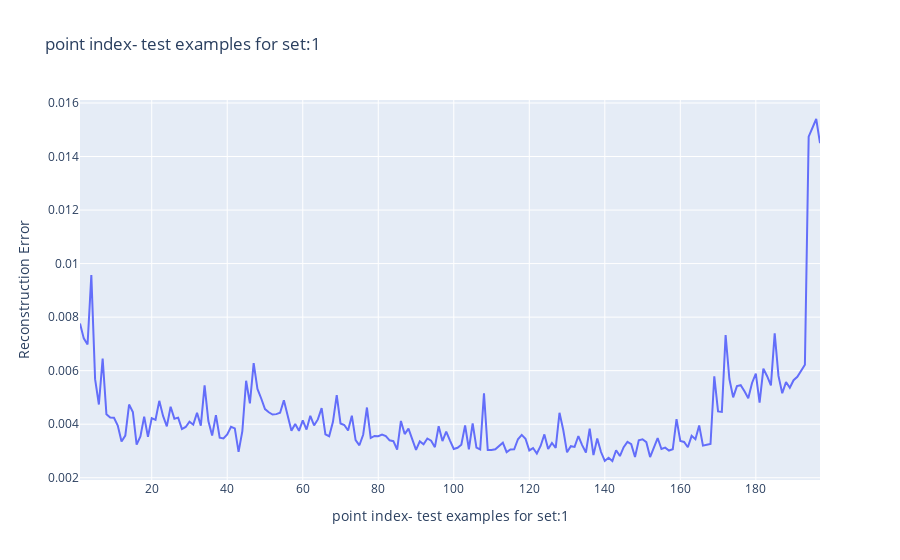
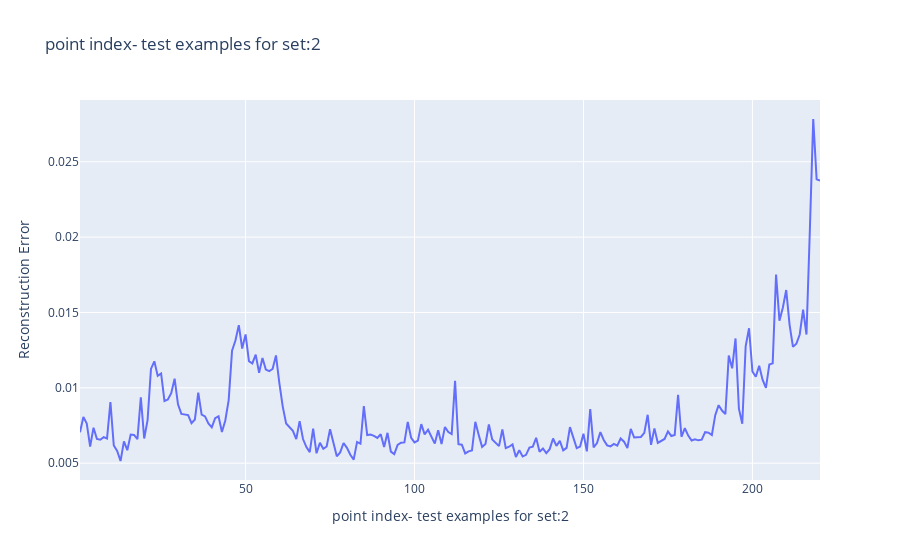
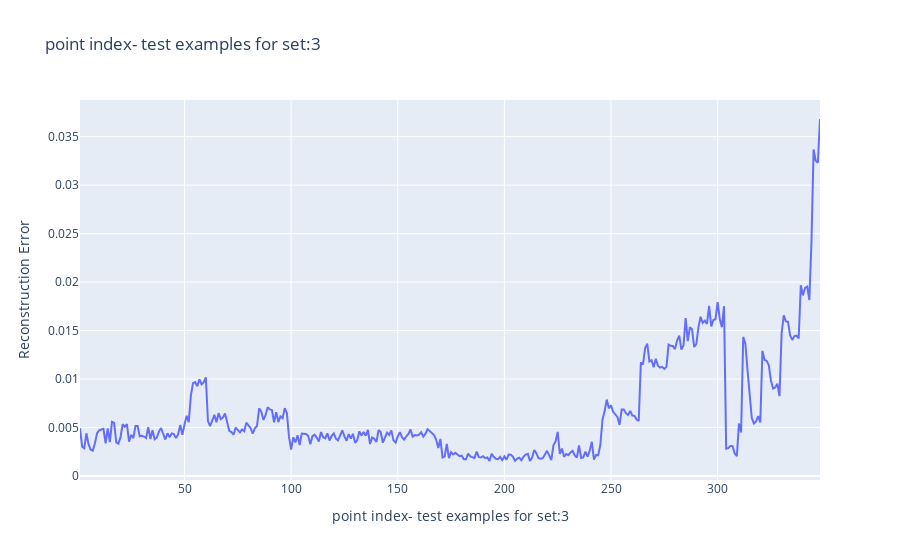
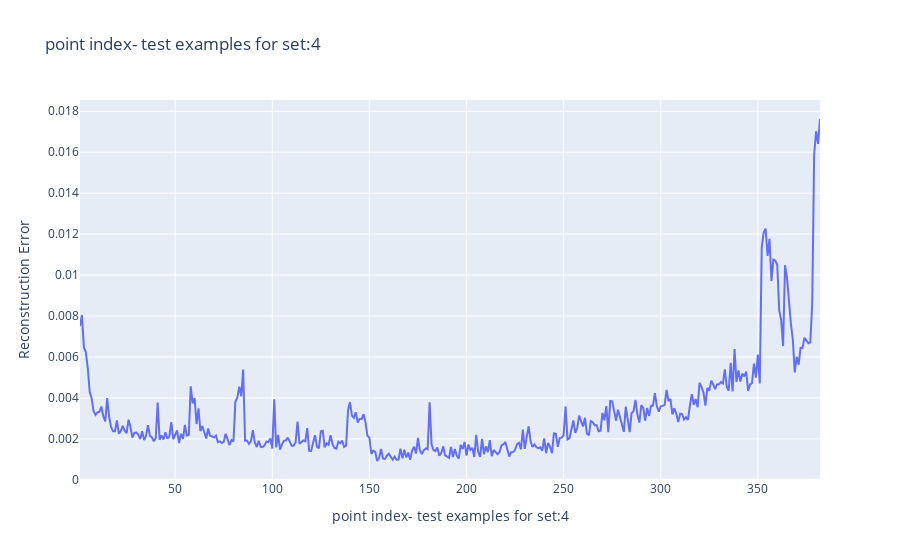

Notebook code cell kept with these figures, in order:
### Code cell
print("TESTING-1 plots")
# plotting
for i in range(1,14):
    plt.title("errors")
    plt.xlabel("point index- test examples for set:"+str(i))
    plt.ylabel("Reconstruction Error")
    plt.plot(x_1['Test1'+str(i)+'b'], mse_1['Test1'+str(i)+'b'], color ="green")
    plt.show()
    fig = px.line(x=x_1['Test1'+str(i)+'b'], y=mse_1['Test1'+str(i)+'b'], title="point index- test examples for set:"+str(i),
                #   xaxis_title="point index- test examples for set:"+str(i),
                # yaxis_title="Reconstruction Error",
                labels={
                     "x": "point index- test examples for set:"+str(i),
                     "y": "Reconstruction Error"
                 }
                  ) 
    fig.show()
    
print("TESTING-2 plots")
# plotting
for i in range(1,14):
    plt.title("errors")
    plt.xlabel("point index- test examples for set:"+str(i))
    plt.ylabel("Reconstruction Error")
    plt.plot(x_2['Test2'+str(i)+'b'], mse_2['Test2'+str(i)+'b'], color ="green")
    plt.show()
    fig = px.line(x=x_2['Test2'+str(i)+'b'], y=mse_2['Test2'+str(i)+'b'], title="point index- test examples for set:"+str(i),
                #   xaxis_title="point index- test examples for set:"+str(i),
                # yaxis_title="Reconstruction Error",
                    labels={
                     "x": "point index- test examples for set:"+str(i),
                     "y": "Reconstruction Error"
                 }
                  ) 
    fig.show()
    
# print("all testings together")
# # plotting
# for i in range(1,14):
#     plt.title("errors")
#     plt.xlabel("point index- test examples for set:"+str(i))
#     plt.ylabel("Reconstruction Error")
#     plt.plot(x_2['Test2'+str(i)+'b'], mse_2['Test2'+str(i)+'b'], color ="green")
#     plt.show()
#     fig = px.line(x=x_2['Test2'+str(i)+'b'], y=mse_2['Test2'+str(i)+'b'], title="point index- test examples for set:"+str(i),
#                 #   xaxis_title="point index- test examples for set:"+str(i),
#                 # yaxis_title="Reconstruction Error",
#                     labels={
#                      "x": "point index- test examples for set:"+str(i),
#                      "y": "Reconstruction Error"
#                  }
#                   ) 
#     fig.show()

### Figure 1 — Plotly figure (JSON) as saved in the notebook; plotly's stock layout.template omitted (floating-point values rounded to 4 significant figures; data arrays with more than 128 entries replaced by an {"elided": "..."} marker saying what was removed)
{"data": [{"hovertemplate": "point index- test examples for set:1=%{x}<br>Reconstruction Error=%{y}<extra></extra>", "legendgroup": "", "line": {"color": "#636efa", "dash": "solid"}, "marker": {"symbol": "circle"}, "mode": "lines", "name": "", "orientation": "v", "showlegend": false, "type": "scatter", "x": {"elided": "197 int values"}, "xaxis": "x", "y": {"elided": "197 float values"}, "yaxis": "y"}], "layout": {"legend": {"tracegroupgap": 0}, "title": {"text": "point index- test examples for set:1"}, "xaxis": {"anchor": "y", "domain": [0, 1], "title": {"text": "point index- test examples for set:1"}}, "yaxis": {"anchor": "x", "domain": [0, 1], "title": {"text": "Reconstruction Error"}}}}

### Figure 2 — Plotly figure (JSON) as saved in the notebook; plotly's stock layout.template omitted (floating-point values rounded to 4 significant figures; data arrays with more than 128 entries replaced by an {"elided": "..."} marker saying what was removed)
{"data": [{"hovertemplate": "point index- test examples for set:2=%{x}<br>Reconstruction Error=%{y}<extra></extra>", "legendgroup": "", "line": {"color": "#636efa", "dash": "solid"}, "marker": {"symbol": "circle"}, "mode": "lines", "name": "", "orientation": "v", "showlegend": false, "type": "scatter", "x": {"elided": "220 int values"}, "xaxis": "x", "y": {"elided": "220 float values"}, "yaxis": "y"}], "layout": {"legend": {"tracegroupgap": 0}, "title": {"text": "point index- test examples for set:2"}, "xaxis": {"anchor": "y", "domain": [0, 1], "title": {"text": "point index- test examples for set:2"}}, "yaxis": {"anchor": "x", "domain": [0, 1], "title": {"text": "Reconstruction Error"}}}}

### Figure 3 — Plotly figure (JSON) as saved in the notebook; plotly's stock layout.template omitted (floating-point values rounded to 4 significant figures; data arrays with more than 128 entries replaced by an {"elided": "..."} marker saying what was removed)
{"data": [{"hovertemplate": "point index- test examples for set:3=%{x}<br>Reconstruction Error=%{y}<extra></extra>", "legendgroup": "", "line": {"color": "#636efa", "dash": "solid"}, "marker": {"symbol": "circle"}, "mode": "lines", "name": "", "orientation": "v", "showlegend": false, "type": "scatter", "x": {"elided": "348 int values"}, "xaxis": "x", "y": {"elided": "348 float values"}, "yaxis": "y"}], "layout": {"legend": {"tracegroupgap": 0}, "title": {"text": "point index- test examples for set:3"}, "xaxis": {"anchor": "y", "domain": [0, 1], "title": {"text": "point index- test examples for set:3"}}, "yaxis": {"anchor": "x", "domain": [0, 1], "title": {"text": "Reconstruction Error"}}}}

### Figure 4 — Plotly figure (JSON) as saved in the notebook; plotly's stock layout.template omitted (floating-point values rounded to 4 significant figures; data arrays with more than 128 entries replaced by an {"elided": "..."} marker saying what was removed)
{"data": [{"hovertemplate": "point index- test examples for set:4=%{x}<br>Reconstruction Error=%{y}<extra></extra>", "legendgroup": "", "line": {"color": "#636efa", "dash": "solid"}, "marker": {"symbol": "circle"}, "mode": "lines", "name": "", "orientation": "v", "showlegend": false, "type": "scatter", "x": {"elided": "382 int values"}, "xaxis": "x", "y": {"elided": "382 float values"}, "yaxis": "y"}], "layout": {"legend": {"tracegroupgap": 0}, "title": {"text": "point index- test examples for set:4"}, "xaxis": {"anchor": "y", "domain": [0, 1], "title": {"text": "point index- test examples for set:4"}}, "yaxis": {"anchor": "x", "domain": [0, 1], "title": {"text": "Reconstruction Error"}}}}
